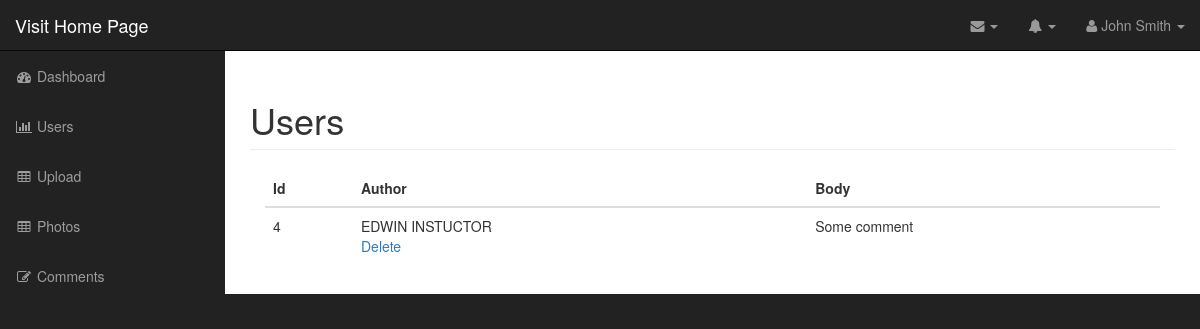
The page /admin/comment_photo.php?id=6 (signed in) on the database its author committed.
### tables this page shows
CREATE TABLE `comments` (
  `id` int(11) NOT NULL,
  `photo_id` int(11) NOT NULL,
  `author` varchar(255) NOT NULL,
  `body` text NOT NULL
);

### admin/includes/database.php (called while the page is built, shortened)
<?php
class Database {
	public $db;
	function __construct() {
		$this->db = $this->open_db_connection();
	}
	public function open_db_connection() {
		$this->connection = new mysqli(DB_HOST,DB_USER,DB_PASS,DB_NAME);
		return $this->connection;
	}
	public function query($sql) {
		$result = $this->db->query($sql);
		return $result;
	}
	public function escape_string($string) {
		return $this->db->real_escape_string($string);
	}
}
$database = new Database();
?>

### admin/includes/comment.php (called while the page is built, shortened)
<?php
class Comment extends Db_object {
	protected static $db_table = "comments";
	public static function find_the_comments($photo_id=0) {
		global $database;
		$sql = "SELECT * FROM " . self::$db_table;
		$sql .= " WHERE photo_id = " . $database->escape_string($photo_id);
		$sql .= " ORDER BY photo_id ASC";
		return self::find_by_query($sql);
	}
}
?>

### admin/includes/db_object.php (called while the page is built, shortened)
<?php
class Db_object {
	public static function find_by_query($sql) {
		global $database;
		$result_set = $database->query($sql);
		$the_object_array = array();
		while ($row = mysqli_fetch_array($result_set)) {
			$the_object_array[] = static::instantiation($row);
		}
		return $the_object_array;
	}
	public static function instantiation($the_record) {
		$the_object = new $calling_class();
        foreach ($the_record as $the_attribute => $value) {
        	if($the_object->has_the_attribute($the_attribute)) {
        		$the_object->$the_attribute = $value;
        	}
        }
        return $the_object;
	}
	private function has_the_attribute($the_attribute) {
		$object_properties = get_object_vars($this);
		return array_key_exists($the_attribute, $object_properties);
	}
}
?>

### admin/comment_photo.php (the view, shortened to what this page needs)
<?php include("includes/header.php"); ?>
<?php
$comments = Comment::find_the_comments($_GET['id']);
?>
        <nav class="navbar navbar-inverse navbar-fixed-top" role="navigation">
        <?php include("includes/top_nav.php"); ?>
        <?php include("includes/side_nav.php"); ?>
        </nav>
        <div id="page-wrapper">
            <div class="container-fluid">
                <div class="row">
                    <div class="col-lg-12">
                        <h1 class="page-header">
                            Users
                        </h1>
                        <div class="col-md-12">
                            <table class="table table-hover">
                                <thead>
                                    <tr>
                                        <th>Id</th>
                                        <th>Author</th>
                                        <th>Body</th>
                                    </tr>
                                </thead>
                                <tbody>
                                    <?php foreach ($comments as $comment) : ?>
                                        <tr>
                                            <td><?php echo $comment->id; ?></td>
                                            <td><?php echo $comment->author; ?>
                                                <div class="action_links">
                                                    <a href="delete_comment_photo.php?id=<?php echo $comment->id; ?>">Delete</a>
                                                </div>
                                            </td>
                                            <td><?php echo $comment->body; ?></td>
                                        </tr>
                                    <?php endforeach; ?>
                                </tbody>
                            </table>
                        </div>
                    </div>
                </div>
            </div>
        </div>
  <?php include("includes/footer.php"); ?>

### admin/css/sb-admin.css (style rules this page uses)
body { margin-top: 100px; background-color: #222; }
@media (min-width:768px) { body { margin-top: 50px; } }
#page-wrapper { width: 100%; padding: 0; background-color: #fff; }
@media (min-width:768px) { #page-wrapper { padding: 10px; } }

### rows shown on the page
comments: id "4", author "EDWIN INSTUCTOR", body "Some comment"
